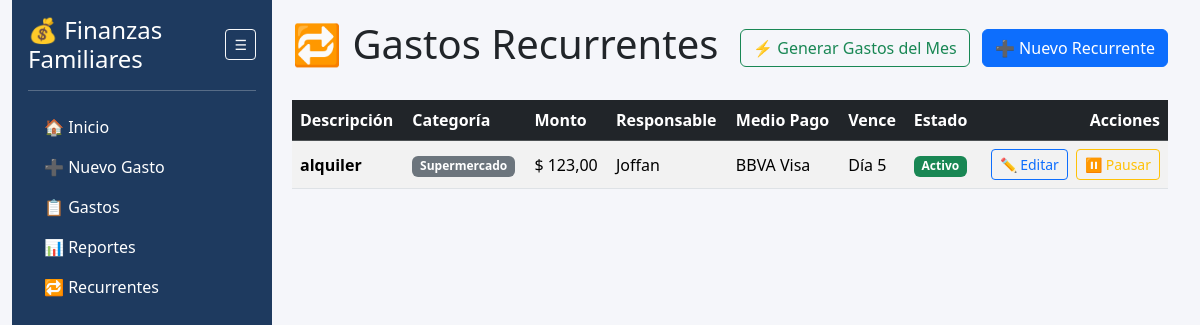
The page /recurrentes on the database as committed earlier.
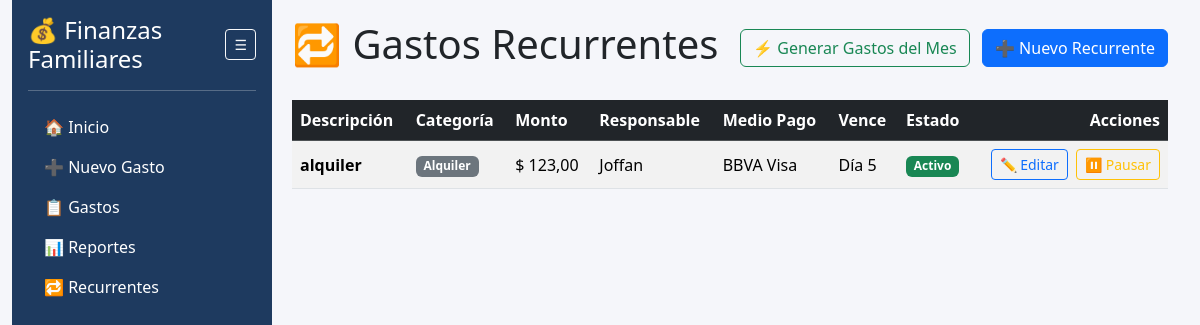
The same page on the database as committed later.
### app.py (models this page shows)
class GastoRecurrente(db.Model):
    id = db.Column(db.Integer,primary_key=True)
    descripcion = db.Column(db.String(200),nullable=False)
    categoria = db.Column(db.String(100),nullable=False)
    monto = db.Column(db.Float,nullable=False)
    responsable = db.Column(db.String(100),nullable=False)
    medio_pago = db.Column(db.String(100),nullable=False)
    dia_vencimiento = db.Column(db.Integer,nullable=False)
    activo = db.Column(db.Boolean,default=True)

### app.py (the view)
@app.route("/recurrentes")
def listar_recurrentes():
    recurrentes = GastoRecurrente.query.order_by(GastoRecurrente.descripcion).all()
    return render_template("recurrentes.html", recurrentes=recurrentes)

### app.py (called while the page is built)
@app.template_filter('moneda')
def moneda(valor):
    if valor is None:
        return "0,00"
    return f"{valor:,.2f}".replace(",", "X").replace(".", ",").replace("X", ".")

### templates/recurrentes.html
{% extends "base.html" %}
{% block contenido %}
<div class="d-flex justify-content-between align-items-center mb-4">
    <h1>🔁 Gastos Recurrentes</h1>
    <div>
        <form action="{{ url_for('generar_gastos_mes') }}" method="POST" class="d-inline">
            <button type="submit" class="btn btn-outline-success me-2" onclick="return confirm('¿Generar los gastos recurrentes para el mes actual?')">
                ⚡ Generar Gastos del Mes
            </button>
        </form>
        <a href="{{ url_for('nuevo_recurrente') }}" class="btn btn-primary">
            ➕ Nuevo Recurrente
        </a>
    </div>
</div>
<div class="table-responsive">
    <table class="table table-striped table-hover align-middle">
        <thead class="table-dark">
            <tr>
                <th>Descripción</th>
                <th>Categoría</th>
                <th>Monto</th>
                <th>Responsable</th>
                <th>Medio Pago</th>
                <th>Vence</th>
                <th>Estado</th>
                <th class="text-end">Acciones</th>
            </tr>
        </thead>
        <tbody>
            {% for recurrente in recurrentes %}
            <tr class="{{ 'table-secondary opacity-75' if not recurrente.activo }}">
                <td><strong>{{ recurrente.descripcion }}</strong></td>
                <td><span class="badge bg-secondary">{{ recurrente.categoria }}</span></td>
                <td>$ {{ recurrente.monto | moneda }}</td>
                <td>{{ recurrente.responsable }}</td>
                <td>{{ recurrente.medio_pago }}</td>
                <td>Día {{ recurrente.dia_vencimiento }}</td>
                <td>
                    {% if recurrente.activo %}
                        <span class="badge bg-success">Activo</span>
                    {% else %}
                        <span class="badge bg-danger">Inactivo</span>
                    {% endif %}
                </td>
                <td class="text-end">
                    <a href="{{ url_for('editar_recurrente', id=recurrente.id) }}" class="btn btn-sm btn-outline-primary me-1">
                        ✏️ Editar
                    </a>
                    <a href="{{ url_for('toggle_recurrente', id=recurrente.id) }}" class="btn btn-sm {{ 'btn-outline-warning' if recurrente.activo else 'btn-outline-success' }}">
                        {{ '⏸️ Pausar' if recurrente.activo else '▶️ Activar' }}
                    </a>
                </td>
            </tr>
            {% else %}
            <tr>
                <td colspan="8" class="text-center py-4 text-muted">
                    No hay gastos recurrentes cargados. ¡Crea el primero!
                </td>
            </tr>
            {% endfor %}
        </tbody>
    </table>
</div>
{% endblock %}

### templates/base.html (shortened to what this page needs)
    <!DOCTYPE html>
    <html lang="es">
    <head>
        <link rel="stylesheet"
    href="https://cdn.jsdelivr.net/npm/bootstrap@5.3.3/dist/css/bootstrap.min.css">
    </head>
    <body>
    <div class="container-fluid">
        <div class="d-flex">
            <nav class="sidebar" id="sidebarMenu">
                <div class="pt-3 px-3">
                    <div class="d-flex align-items-center justify-content-between">
                        <h4
                            class="text-white mb-0 texto-menu"
                            id="tituloSidebar">
                            💰 Finanzas Familiares
                        </h4>
                        <button
                            class="btn btn-outline-light btn-sm"
                            onclick="toggleSidebar()"
                            title="Mostrar/Ocultar Menú">
                            ☰
                        </button>
                    </div>
                    <hr class="text-white">
                    <ul class="nav flex-column">
                        <li class="nav-item">
                            <a class="nav-link" href="/">
                                🏠 <span class="texto-menu">Inicio</span>
                            </a>
                        </li>
                        <li class="nav-item">
                            <a class="nav-link" href="/nuevo">
                                ➕ <span class="texto-menu">Nuevo Gasto</span>
                            </a>
                        </li>
                        <li class="nav-item">
                            <a class="nav-link" href="/gastos">
                                📋 <span class="texto-menu">Gastos</span>
                            </a>
                        </li>
                        <li class="nav-item">
                            <a class="nav-link" href="/reportes">
                                📊 <span class="texto-menu">Reportes</span>
                            </a>
                        </li>
                        <li class="nav-item">
                            <a class="nav-link" href="/recurrentes">
                                🔁 <span class="texto-menu">Recurrentes</span>
                            </a>
                        </li>
                    </ul>
                </div>
            </nav>
            <main id="contenidoPrincipal" class="content">
                {% block contenido %}
                {% endblock %}
            </main>
        </div>
    </div>
    </body>
    </html>

### templates/base.html (style rules this page uses)
.sidebar { width: 260px; min-height: 100vh; background: #1e3a5f; flex-shrink: 0; transition: all 0.3s ease; }
body { background-color:#f5f6fa; }
.sidebar .nav-link { color:white; }
.content { flex:1; padding:20px; overflow-x:hidden; }

Rows that differ between the two databases and show on the page:
changed GastoRecurrente "alquiler": categoria "Supermercado" → "Alquiler"
